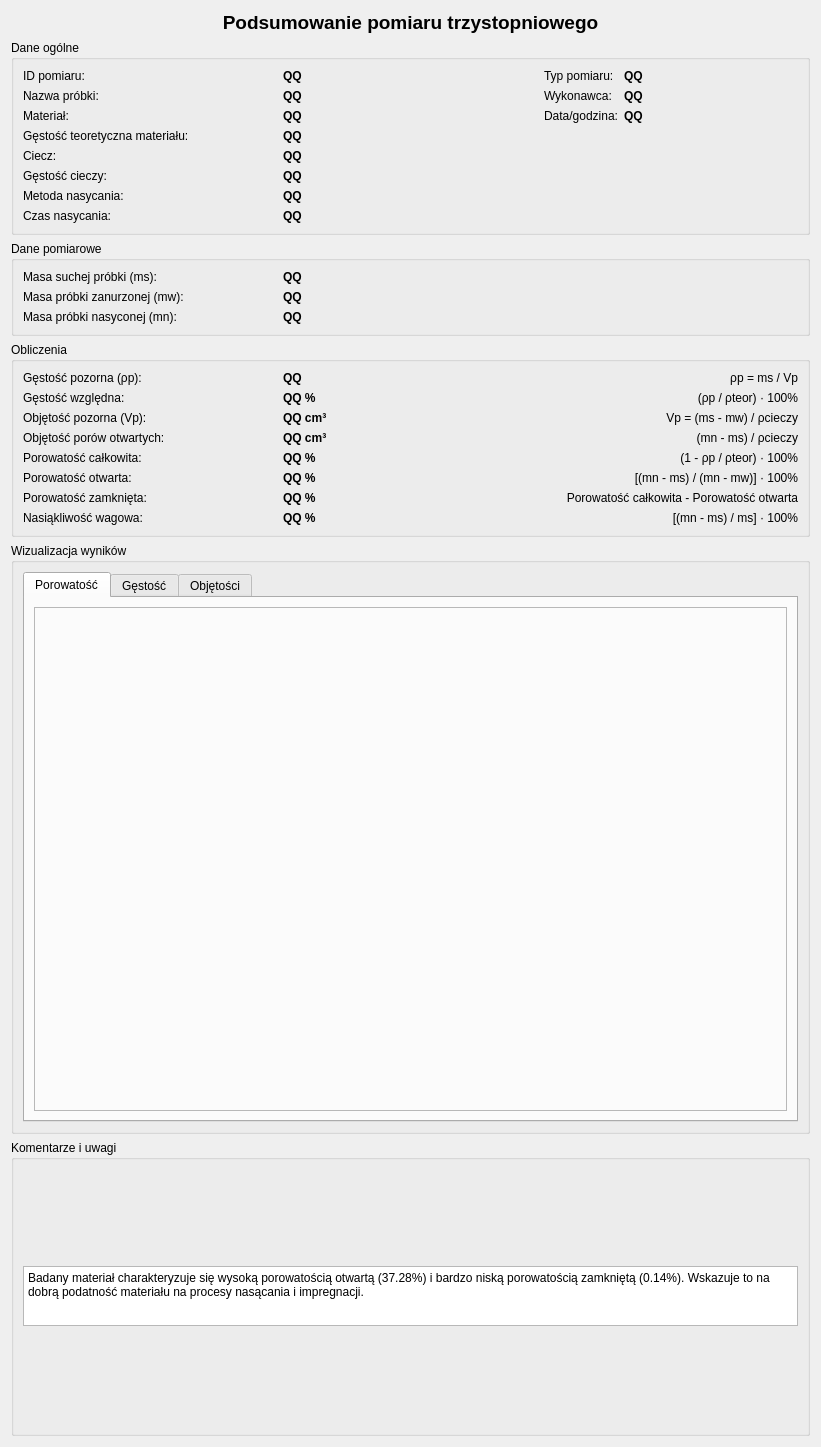
                      <widget class="QWidget" name="scrollAreaWidgetContents_4">
                       <property name="geometry">
                        <rect>
                         <x>0</x>
                         <y>-369</y>
                         <width>821</width>
                         <height>1447</height>
                        </rect>
                       </property>
                       <layout class="QVBoxLayout" name="verticalLayout_35">
                        <item>
                         <widget class="QLabel" name="labelSummaryTitle_2">
                          <property name="font">
                           <font>
                            <pointsize>14</pointsize>
                            <bold>true</bold>
                           </font>
                          </property>
                          <property name="text">
                           <string>Podsumowanie pomiaru trzystopniowego</string>
                          </property>
                          <property name="alignment">
                           <set>Qt::AlignmentFlag::AlignCenter</set>
                          </property>
                         </widget>
                        </item>
                        <item>
                         <widget class="QGroupBox" name="groupBoxGeneralData_4">
                          <property name="title">
                           <string>Dane ogólne</string>
                          </property>
                          <layout class="QGridLayout" name="gridLayout_27">
                           <item row="0" column="0">
                            <widget class="QLabel" name="labelMeasurementID_4">
                             <property name="text">
                              <string>ID pomiaru:</string>
                             </property>
                            </widget>
                           </item>
                           <item row="0" column="1">
                            <widget class="QLabel" name="valueTripleMeasureID">
                             <property name="font">
                              <font>
                               <bold>true</bold>
                              </font>
                             </property>
                             <property name="text">
                              <string>QQ</string>
                             </property>
                            </widget>
                           </item>
                           <item row="0" column="2" rowspan="3">
                            <layout class="QFormLayout" name="formLayout_14">
                             <item row="0" column="0">
                              <widget class="QLabel" name="labelMeasurementType_4">
                               <property name="text">
                                <string>Typ pomiaru:</string>
                               </property>
                              </widget>
                             </item>
                             <item row="0" column="1">
                              <widget class="QLabel" name="valueTripleMeasureType">
                               <property name="font">
                                <font>
                                 <bold>true</bold>
                                </font>
                               </property>
                               <property name="text">
                                <string>QQ</string>
                               </property>
                              </widget>
                             </item>
                             <item row="1" column="0">
                              <widget class="QLabel" name="labelOperator_5">
                               <property name="text">
                                <string>Wykonawca:</string>
                               </property>
                              </widget>
                             </item>
                             <item row="1" column="1">
                              <widget class="QLabel" name="valueTripleMeasureOperator">
                               <property name="font">
                                <font>
                                 <bold>true</bold>
                                </font>
                               </property>
                               <property name="text">
                                <string>QQ</string>
                               </property>
                              </widget>
                             </item>
                             <item row="2" column="0">
                              <widget class="QLabel" name="labelDateTime_5">
                               <property name="text">
                                <string>Data/godzina:</string>
                               </property>
                              </widget>
                             </item>
                             <item row="2" column="1">
                              <widget class="QLabel" name="valueTripleMeasureDateTime">
                               <property name="font">
                                <font>
                                 <bold>true</bold>
                                </font>
                               </property>
                               <property name="text">
                                <string>QQ</string>
                               </property>
                              </widget>
                             </item>
                            </layout>
                           </item>
                           <item row="1" column="0">
                            <widget class="QLabel" name="labelSampleName_6">
                             <property name="text">
                              <string>Nazwa próbki:</string>
                             </property>
                            </widget>
                           </item>
                           <item row="1" column="1">
                            <widget class="QLabel" name="valueTripleSampleName">
                             <property name="font">
                              <font>
                               <bold>true</bold>
                              </font>
                             </property>
                             <property name="text">
                              <string>QQ</string>
                             </property>
                            </widget>
                           </item>
                           <item row="2" column="0">
                            <widget class="QLabel" name="labelMaterial_6">
                             <property name="text">
                              <string>Materiał:</string>
                             </property>
                            </widget>
                           </item>
                           <item row="2" column="1">
                            <widget class="QLabel" name="valueTripleMaterialName">
                             <property name="font">
                              <font>
                               <bold>true</bold>
                              </font>
                             </property>
                             <property name="text">
                              <string>QQ</string>
                             </property>
                            </widget>
                           </item>
                           <item row="3" column="0">
                            <widget class="QLabel" name="labelTheoreticalDensity_5">
                             <property name="text">
                              <string>Gęstość teoretyczna materiału:</string>
                             </property>
                            </widget>
                           </item>
                           <item row="3" column="1">
                            <widget class="QLabel" name="valueTripleTheoreticalDensity">
                             <property name="font">
                              <font>
                               <bold>true</bold>
                              </font>
                             </property>
                             <property name="text">
                              <string>QQ</string>
                             </property>
                            </widget>
                           </item>
                           <item row="4" column="0">
                            <widget class="QLabel" name="labelLiquidType_4">
                             <property name="text">
                              <string>Ciecz:</string>
                             </property>
                            </widget>
                           </item>
                           <item row="4" column="1">
                            <widget class="QLabel" name="valueTripleMeasureLiquidName">
                             <property name="font">
                              <font>
                               <bold>true</bold>
                              </font>
                             </property>
                             <property name="text">
                              <string>QQ</string>
                             </property>
                            </widget>
                           </item>
                           <item row="5" column="0">
                            <widget class="QLabel" name="labelLiquidDensity_4">
                             <property name="text">
                              <string>Gęstość cieczy:</string>
                             </property>
                            </widget>
                           </item>
                           <item row="5" column="1">
                            <widget class="QLabel" name="valueTripleMeasureLiquidDensity">
                             <property name="font">
                              <font>
                               <bold>true</bold>
                              </font>
                             </property>
                             <property name="text">
                              <string>QQ</string>
                             </property>
                            </widget>
                           </item>
                           <item row="6" column="0">
                            <widget class="QLabel" name="labelSaturationMethod_3">
                             <property name="text">
                              <string>Metoda nasycania:</string>
                             </property>
                            </widget>
                           </item>
                           <item row="6" column="1">
                            <widget class="QLabel" name="valueTripleMeasureSaturationMethod">
                             <property name="font">
                              <font>
                               <bold>true</bold>
                              </font>
                             </property>
                             <property name="text">
                              <string>QQ</string>
                             </property>
                            </widget>
                           </item>
                           <item row="7" column="0">
                            <widget class="QLabel" name="labelSaturationTime">
                             <property name="text">
                              <string>Czas nasycania:</string>
                             </property>
                            </widget>
                           </item>
                           <item row="7" column="1">
                            <widget class="QLabel" name="valueTripleMeasureSaturationTime">
                             <property name="font">
                              <font>
                               <bold>true</bold>
                              </font>
                             </property>
                             <property name="text">
                              <string>QQ</string>
                             </property>
                            </widget>
                           </item>
                          </layout>
                         </widget>
                        </item>
                        <item>
                         <widget class="QGroupBox" name="groupBoxMeasurementData_2">
                          <property name="title">
                           <string>Dane pomiarowe</string>
                          </property>
                          <layout class="QGridLayout" name="gridLayout_23">
                           <item row="1" column="1">
                            <widget class="QLabel" name="valueTripleMeasureWetMass">
                             <property name="font">
                              <font>
                               <bold>true</bold>
                              </font>
                             </property>
                             <property name="text">
                              <string>QQ</string>
                             </property>
                            </widget>
                           </item>
                           <item row="1" column="0">
                            <widget class="QLabel" name="labelWetMass">
                             <property name="text">
                              <string>Masa próbki zanurzonej (mw):</string>
                             </property>
                            </widget>
                           </item>
                           <item row="0" column="1">
                            <widget class="QLabel" name="valueTripleMeasureDryMass">
                             <property name="font">
                              <font>
                               <bold>true</bold>
                              </font>
                             </property>
                             <property name="text">
                              <string>QQ</string>
                             </property>
                            </widget>
                           </item>
                           <item row="2" column="1">
                            <widget class="QLabel" name="valueTripleMeasureSaturatedMass">
                             <property name="font">
                              <font>
                               <bold>true</bold>
                              </font>
                             </property>
                             <property name="text">
                              <string>QQ</string>
                             </property>
                            </widget>
                           </item>
                           <item row="0" column="0">
                            <widget class="QLabel" name="labelDryMass">
                             <property name="text">
                              <string>Masa suchej próbki (ms):</string>
                             </property>
                            </widget>
                           </item>
                           <item row="2" column="0">
                            <widget class="QLabel" name="labelSaturatedMass">
                             <property name="text">
                              <string>Masa próbki nasyconej (mn):</string>
                             </property>
                            </widget>
                           </item>
                           <item row="0" column="2" rowspan="2">
                            <widget class="QLabel" name="spacerLabel1_2">
                             <property name="text">
                              <string/>
                             </property>
                            </widget>
                           </item>
                          </layout>
                         </widget>
                        </item>
                        <item>
                         <widget class="QGroupBox" name="groupBoxTripleCalculations">
                          <property name="title">
                           <string>Obliczenia</string>
                          </property>
                          <layout class="QGridLayout" name="gridLayout_22">
                           <item row="1" column="2">
                            <widget class="QLabel" name="labelFormula3_4">
                             <property name="text">
                              <string>(ρp / ρteor) · 100%</string>
                             </property>
                             <property name="alignment">
                              <set>Qt::AlignmentFlag::AlignRight|Qt::AlignmentFlag::AlignTrailing|Qt::AlignmentFlag::AlignVCenter</set>
                             </property>
                            </widget>
                           </item>
                           <item row="0" column="0">
                            <widget class="QLabel" name="labelApparentDensity_2">
                             <property name="text">
                              <string>Gęstość pozorna (ρp):</string>
                             </property>
                            </widget>
                           </item>
                           <item row="9" column="2">
                            <widget class="QLabel" name="labelFormula7_3">
                             <property name="text">
                              <string>Porowatość całkowita - Porowatość otwarta</string>
                             </property>
                             <property name="alignment">
                              <set>Qt::AlignmentFlag::AlignRight|Qt::AlignmentFlag::AlignTrailing|Qt::AlignmentFlag::AlignVCenter</set>
                             </property>
                            </widget>
                           </item>
                           <item row="2" column="1">
                            <widget class="QLabel" name="valueTripleMeasureApparentVolume">
                             <property name="font">
                              <font>
                               <bold>true</bold>
                              </font>
                             </property>
                             <property name="text">
                              <string>QQ cm³</string>
                             </property>
                            </widget>
                           </item>
                           <item row="10" column="1">
                            <widget class="QLabel" name="valueTripleMeasureWaterAbsorbability">
                             <property name="font">
                              <font>
                               <bold>true</bold>
                              </font>
                             </property>
                             <property name="text">
                              <string>QQ %</string>
                             </property>
                            </widget>
                           </item>
                           <item row="9" column="0">
                            <widget class="QLabel" name="labelClosedPorosity_3">
                             <property name="text">
                              <string>Porowatość zamknięta:</string>
                             </property>
                            </widget>
                           </item>
                           <item row="2" column="2">
                            <widget class="QLabel" name="labelFormula1_4">
                             <property name="text">
                              <string>Vp = (ms - mw) / ρcieczy</string>
                             </property>
                             <property name="alignment">
                              <set>Qt::AlignmentFlag::AlignRight|Qt::AlignmentFlag::AlignTrailing|Qt::AlignmentFlag::AlignVCenter</set>
                             </property>
                            </widget>
                           </item>
                           <item row="1" column="0">
                            <widget class="QLabel" name="labelRelativeDensity_5">
                             <property name="text">
                              <string>Gęstość względna:</string>
                             </property>
                            </widget>
                           </item>
                           <item row="1" column="1">
                            <widget class="QLabel" name="valueTripleMeasureRelativeDensity">
                             <property name="font">
                              <font>
                               <bold>true</bold>
                              </font>
                             </property>
                             <property name="text">
                              <string>QQ %</string>
                             </property>
                            </widget>
                           </item>
                           <item row="3" column="2">
                            <widget class="QLabel" name="labelFormula8_3">
                             <property name="text">
                              <string>(mn - ms) / ρcieczy</string>
                             </property>
                             <property name="alignment">
                              <set>Qt::AlignmentFlag::AlignRight|Qt::AlignmentFlag::AlignTrailing|Qt::AlignmentFlag::AlignVCenter</set>
                             </property>
                            </widget>
                           </item>
                           <item row="0" column="2">
                            <widget class="QLabel" name="labelFormula2_4">
                             <property name="text">
                              <string>ρp = ms / Vp</string>
                             </property>
                             <property name="alignment">
                              <set>Qt::AlignmentFlag::AlignRight|Qt::AlignmentFlag::AlignTrailing|Qt::AlignmentFlag::AlignVCenter</set>
                             </property>
                            </widget>
                           </item>
                           <item row="7" column="2">
                            <widget class="QLabel" name="labelFormula5_3">
                             <property name="text">
                              <string>[(mn - ms) / (mn - mw)] · 100%</string>
                             </property>
                             <property name="alignment">
                              <set>Qt::AlignmentFlag::AlignRight|Qt::AlignmentFlag::AlignTrailing|Qt::AlignmentFlag::AlignVCenter</set>
                             </property>
                            </widget>
                           </item>
                           <item row="7" column="0">
                            <widget class="QLabel" name="labelOpenPorosity_3">
                             <property name="text">
                              <string>Porowatość otwarta:</string>
                             </property>
                            </widget>
                           </item>
                           <item row="0" column="1">
                            <widget class="QLabel" name="valueTripleMeasureApparentDensity">
                             <property name="font">
                              <font>
                               <bold>true</bold>
                              </font>
                             </property>
                             <property name="text">
                              <string>QQ</string>
                             </property>
                            </widget>
                           </item>
                           <item row="10" column="2">
                            <widget class="QLabel" name="labelFormula4_4">
                             <property name="text">
                              <string>[(mn - ms) / ms] · 100%</string>
                             </property>
                             <property name="alignment">
                              <set>Qt::AlignmentFlag::AlignRight|Qt::AlignmentFlag::AlignTrailing|Qt::AlignmentFlag::AlignVCenter</set>
                             </property>
                            </widget>
                           </item>
                           <item row="10" column="0">
                            <widget class="QLabel" name="labelWaterAbsorbability_3">
                             <property name="text">
                              <string>Nasiąkliwość wagowa:</string>
                             </property>
                            </widget>
                           </item>
                           <item row="3" column="0">
                            <widget class="QLabel" name="labelOpenPoresVolume_3">
                             <property name="text">
                              <string>Objętość porów otwartych:</string>
                             </property>
                            </widget>
                           </item>
                           <item row="9" column="1">
                            <widget class="QLabel" name="valueTripleMeasureClosedPorosity">
                             <property name="font">
                              <font>
                               <bold>true</bold>
                              </font>
                             </property>
                             <property name="text">
                              <string>QQ %</string>
                             </property>
                            </widget>
                           </item>
                           <item row="3" column="1">
                            <widget class="QLabel" name="valueTripleMeasureOpenPoresVolume">
                             <property name="font">
                              <font>
                               <bold>true</bold>
                              </font>
                             </property>
                             <property name="text">
                              <string>QQ cm³</string>
                             </property>
                            </widget>
                           </item>
                           <item row="7" column="1">
                            <widget class="QLabel" name="valueTripleMeasureOpenPorosity">
                             <property name="font">
                              <font>
                               <bold>true</bold>
                              </font>
                             </property>
                             <property name="text">
                              <string>QQ %</string>
                             </property>
                            </widget>
                           </item>
                           <item row="2" column="0">
                            <widget class="QLabel" name="labelApparentVolume_5">
                             <property name="text">
                              <string>Objętość pozorna (Vp):</string>
                             </property>
                            </widget>
                           </item>
                           <item row="4" column="0">
                            <widget class="QLabel" name="labelTotalPorosity_5">
                             <property name="text">
                              <string>Porowatość całkowita:</string>
                             </property>
                            </widget>
                           </item>
                           <item row="4" column="1">
                            <widget class="QLabel" name="valueTripleMeasureTotalPorosity">
                             <property name="font">
                              <font>
                               <bold>true</bold>
                              </font>
                             </property>
                             <property name="text">
                              <string>QQ %</string>
                             </property>
                            </widget>
                           </item>
                           <item row="4" column="2">
                            <widget class="QLabel" name="labelFormula6_3">
                             <property name="text">
                              <string>(1 - ρp / ρteor) · 100%</string>
                             </property>
                             <property name="alignment">
                              <set>Qt::AlignmentFlag::AlignRight|Qt::AlignmentFlag::AlignTrailing|Qt::AlignmentFlag::AlignVCenter</set>
                             </property>
                            </widget>
                           </item>
                          </layout>
                         </widget>
                        </item>
                        <item>
                         <widget class="QGroupBox" name="groupBoxVisualization_2">
                          <property name="title">
                           <string>Wizualizacja wyników</string>
                          </property>
                          <layout class="QVBoxLayout" name="verticalLayout_36">
                           <item>
                            <widget class="QTabWidget" name="tabWidgetCharts_2">
                             <property name="minimumSize">
                              <size>
                               <width>0</width>
                               <height>550</height>
                              </size>
                             </property>
                             <property name="currentIndex">
                              <number>0</number>
                             </property>
                             <widget class="QWidget" name="tabPorosityChart">
                              <attribute name="title">
                               <string>Porowatość</string>
                              </attribute>
                              <layout class="QVBoxLayout" name="verticalLayoutPorosity">
                               <item>
                                <widget class="QFrame" name="framePorosityChart">
                                 <property name="minimumSize">
                                  <size>
                                   <width>0</width>
                                   <height>450</height>
                                  </size>
                                 </property>
                                 <property name="frameShape">
                                  <enum>QFrame::Shape::StyledPanel</enum>
                                 </property>
                                 <property name="frameShadow">
                                  <enum>QFrame::Shadow::Raised</enum>
                                 </property>
                                </widget>
                               </item>
                              </layout>
                             </widget>
                             <widget class="QWidget" name="tabDensityChart">
                              <attribute name="title">
                               <string>Gęstość</string>
                              </attribute>
                              <layout class="QVBoxLayout" name="verticalLayoutDensity_2">
                               <item>
                                <widget class="QFrame" name="frameDensityChart_2">
                                 <property name="minimumSize">
                                  <size>
                                   <width>0</width>
                                   <height>140</height>
                                  </size>
                                 </property>
                                 <property name="frameShape">
                                  <enum>QFrame::Shape::StyledPanel</enum>
                                 </property>
                                 <property name="frameShadow">
                                  <enum>QFrame::Shadow::Raised</enum>
                                 </property>
                                </widget>
                               </item>
                              </layout>
                             </widget>
                             <widget class="QWidget" name="tabVolumeChart">
                              <attribute name="title">
                               <string>Objętości</string>
                              </attribute>
                              <layout class="QVBoxLayout" name="verticalLayoutVolume">
                               <item>
                                <widget class="QFrame" name="frameVolumeChart">
                                 <property name="minimumSize">
                                  <size>
                                   <width>0</width>
                                   <height>140</height>
                                  </size>
                                 </property>
                                 <property name="frameShape">
                                  <enum>QFrame::Shape::StyledPanel</enum>
                                 </property>
                                 <property name="frameShadow">
                                  <enum>QFrame::Shadow::Raised</enum>
                                 </property>
                                </widget>
                               </item>
                              </layout>
                             </widget>
                            </widget>
                           </item>
                          </layout>
                         </widget>
                        </item>
                        <item>
                         <widget class="QGroupBox" name="groupBoxComments_2">
                          <property name="title">
                           <string>Komentarze i uwagi</string>
                          </property>
                          <layout class="QVBoxLayout" name="verticalLayoutComments_2">
                           <item>
                            <widget class="QPlainTextEdit" name="textEditTripleMeasureComments">
                             <property name="maximumSize">
                              <size>
                               <width>16777215</width>
                               <height>60</height>
                              </size>
                             </property>
                             <property name="readOnly">
                              <bool>false</bool>
                             </property>
                             <property name="plainText">
                              <string>Badany materiał charakteryzuje się wysoką porowatością otwartą (37.28%) i bardzo niską porowatością zamkniętą (0.14%). Wskazuje to na dobrą podatność materiału na procesy nasącania i impregnacji.</string>
                             </property>
                            </widget>
                           </item>
                          </layout>
                         </widget>
                        </item>
                       </layout>
                      </widget>
